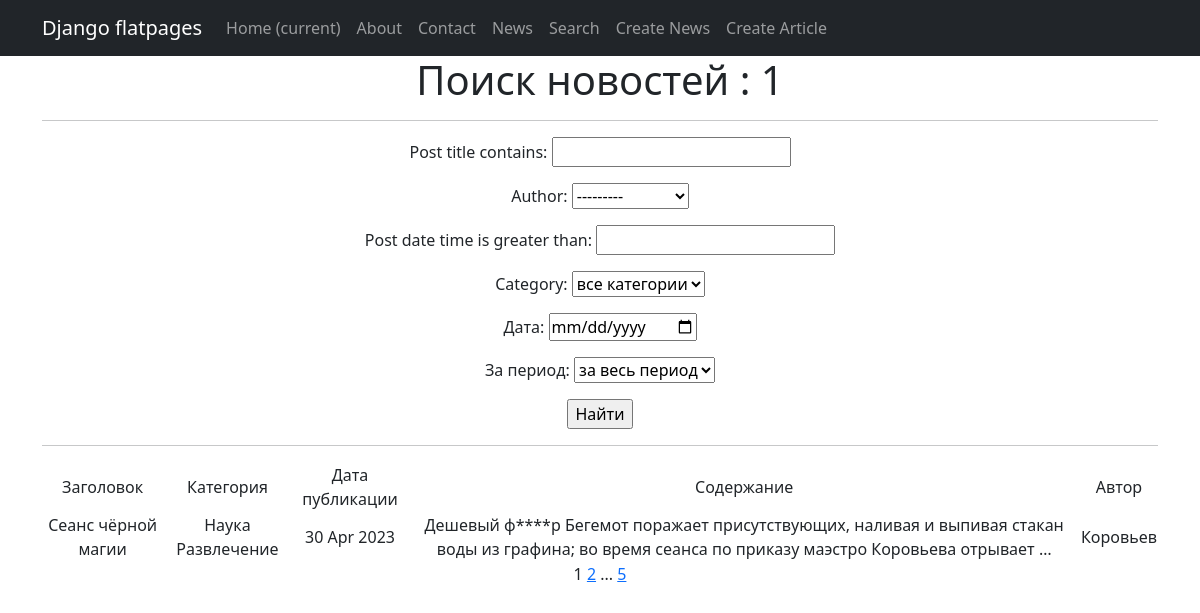
The app's page /news/search/ with its own data.
### news/models.py (models this page shows, shortened)
class Author(models.Model):
    author_rating = models.IntegerField(default=0)
    author = models.OneToOneField(User, on_delete=models.CASCADE)
    def __str__(self):
        return self.author.username

class Post(models.Model):
    article = 'AR'
    news = 'NW'
    POST_TYPE = [
        (article, 'Статья'),
        (news, 'Новость')
    ]
    post_type = models.CharField(max_length=2,
                                 choices=POST_TYPE)
    post_date_time = models.DateTimeField(auto_now_add=True)
    post_title = models.CharField(max_length=255)
    post_text = models.TextField()
    post_rating = models.IntegerField(default=0)
    author = models.ForeignKey('Author', on_delete=models.CASCADE)
    category = models.ManyToManyField('Category', through='PostCategory')

class Category(models.Model):
    category_name = models.CharField(max_length=255,
                                     unique=True)
    def __str__(self):
        return self.category_name

### news/views.py (the view)
# urls.py: path('news/search/', SearchNewsList.as_view()),
class SearchNewsList(ListView):
    model = Post
    template_name = 'search.html'
    context_object_name = 'search_news'
    paginate_by = 1
    def get_queryset(self):
        queryset = super().get_queryset()
        self.filterset = PostFilter(self.request.GET, queryset)
        return self.filterset.qs
    def get_context_data(self, **kwargs):
        context = super().get_context_data(**kwargs)
        context['filterset'] = self.filterset
        return context

### news/templatetags/custom_filters.py (called while the page is built)
@register.filter()
def censor(value):
    words = value.split()
    corrected_words = []
    for word in words:
        if word.lower() in restricted_words:
            word = word = list(word)[0] + ''.join([i.replace(i, "*") for i in list(word)[1:-1]]) + list(word)[-1]
            corrected_words.append(word)
        else:
            corrected_words.append(word)
    corrected_words = ' '.join(corrected_words)
    return corrected_words

### news/templatetags/custom_tags.py (called while the page is built)
@register.simple_tag(takes_context=True)
def url_replace(context, **kwargs):
    d = context['request'].GET.copy()
    for k, v in kwargs.items():
        d[k] = v
    return d.urlencode()

### templates/search.html (shortened to what this page needs)
{% extends 'flatpages/default.html' %}
{% load custom_filters %}
{% load custom_tags %}
{% block content %}
    <h1> Поиск новостей : {{ search_news|length }} </h1>
    <hr>
    <form action="" method="get">
        {{ filterset.form.as_p }}
        <input type="submit" value="Найти" />
    </form>
    <hr>
    {% if search_news %}
        <table>
            <tr>
                <td> Заголовок </td>
                <td> Категория </td>
                <td> Дата публикации </td>
                <td> Содержание </td>
                <td> Автор </td>
            </tr>
            {% for one_news in search_news %}
            <tr>
                <td> {{ one_news.post_title }} </td>
                <td>
                    {% for category in one_news.category.all %}
                    {{ category }}
                    {% endfor %}
                </td>
                <td> {{ one_news.post_date_time|date:'d M Y' }} </td>
                <td> {{ one_news.post_text|truncatewords:20|censor }} </td>
                <td> {{ one_news.author }} </td>
            </tr>
            {% endfor %}
        </table>
    {% else %}
        <h2> Новостей на сегодня нет </h2>
    {% endif %}
    {{ page_obj.number }}
    {% if page_obj.has_next %}
        <a href="?{% url_replace page=page_obj.next_page_number %}">{{ page_obj.next_page_number }}</a>
        {% if paginator.num_pages != page_obj.next_page_number %}
            ...
            <a href="?{% url_replace page=page_obj.paginator.num_pages %}">{{ page_obj.paginator.num_pages }}</a>
        {% endif %}
    {% endif %}
{% endblock content %}

### records on screen
Author: author "---------"
Post: post_title "Cеанс чёрной магии", post_date_time "30 Apr 2023", post_text|censor "Дешевый ф****р Бегемот поражает присутствующих, наливая и выпивая стакан воды из графина; во время сеанса по приказу маэстро Коровьева отрывает …", author "Коровьев"
Category: category_name "Наука"
Category: category_name "Развлечение"

### other values on screen
{{ search_news|length }} "1"
{{ page_obj.number }} "1"
{{ page_obj.next_page_number }} "2"
{{ page_obj.paginator.num_pages }} "5"
